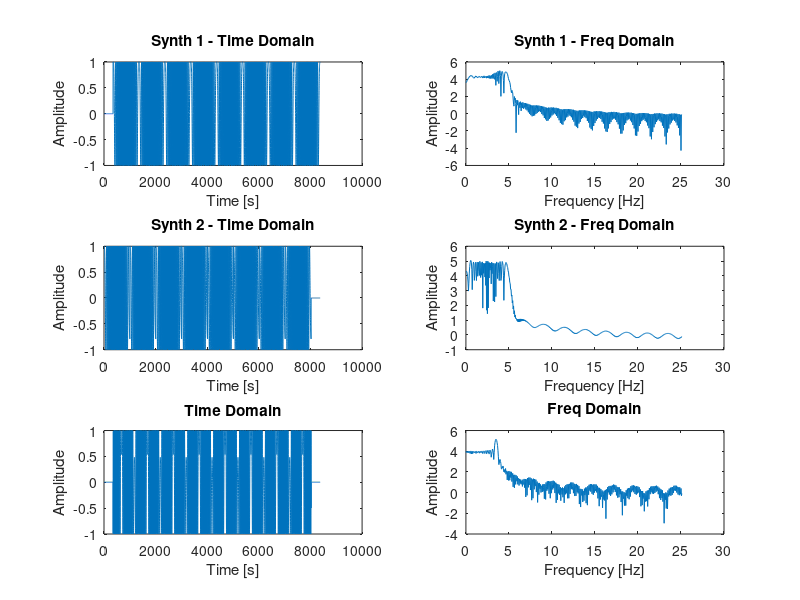
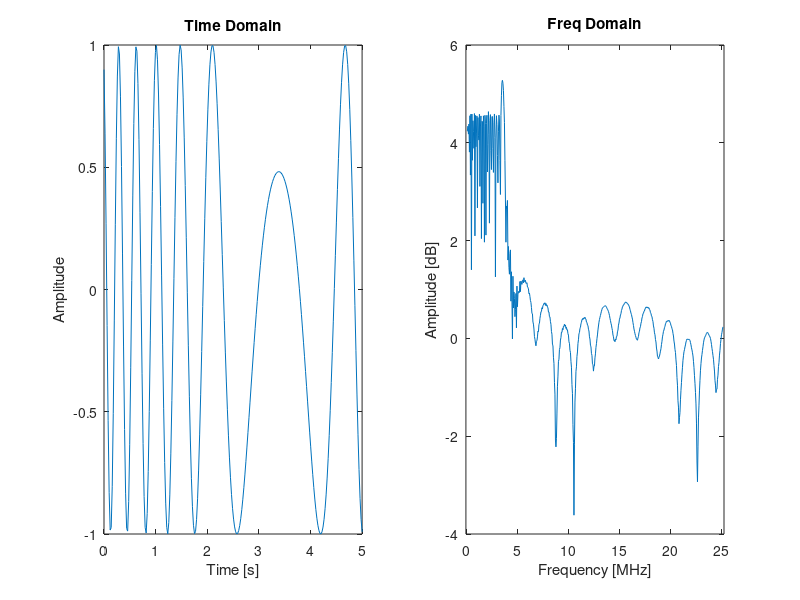
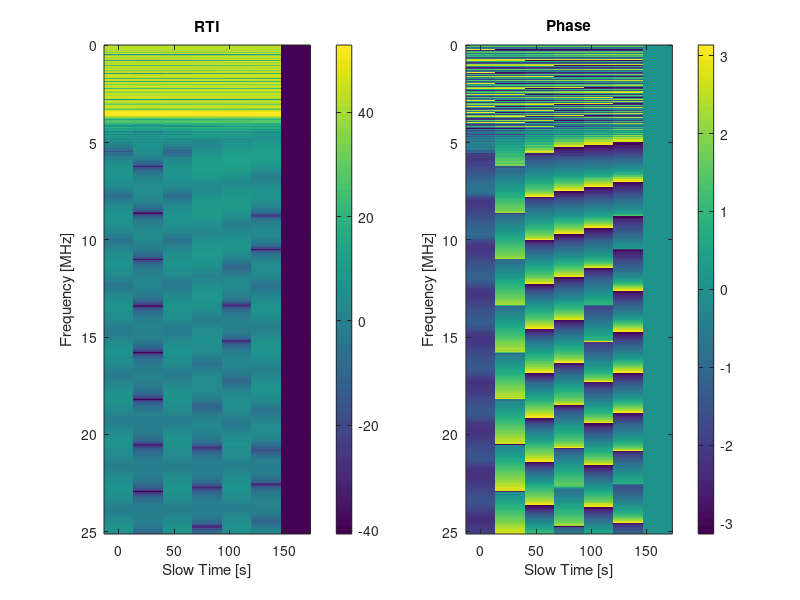

MATLAB code for these plots, in order:
%% Processing settings

is_windowing = 0;                   % enable tapering
is_sub = 0;                         % enable coherent subtraction
n_peek = 10;                        % number of profiles to view during processing

%% Simulation parameters

c = 299792458;                                   
Fc = 0;                   
Fo = 0.0198;                                        
phi = 0;                                           
B = 5;  

T_prop = 7;
T_up = 10;
T_down = 10;
T_ramp = T_up + T_down;

K_up = B/T_up;
K_down = B/T_down;

Fs = 10*(Fc + B + Fo);                               

n_ramps = 8;
ns_ramp = floor(Fs*T_ramp); 
ns_up = floor(Fs*T_up);
ns_down = ns_ramp - ns_up;
ns_prop = floor(Fs*T_prop);

ns_fft = 2^nextpow2(ns_ramp);
ns_dataset = ns_ramp*n_ramps;
ns_profile = ns_fft/2 + 1;

RTI = zeros(ns_profile, n_ramps - 1);

t_raw  = linspace(0, (ns_dataset - 1)/Fs, ns_dataset);
t_up   = linspace(0, (ns_up )/Fs, ns_up);
t_down = linspace((ns_down)/Fs, 0, ns_down);

t_beat = linspace(0, (ns_ramp - 1)/Fs, ns_ramp);
f_fft  = linspace(0, Fs/2, ns_profile); 

ramp_up = exp(2*pi*1i*(Fc*t_up + K_up/2*t_up.^2) + 1i*phi);
ramp_down = exp(2*pi*1i*(Fc*t_down - K_down/2*t_down.^2) + 1i*phi);

synth_1 = [ramp_up ramp_down];
synth_2 = synth_1.*exp(2*pi*1i*(Fo*t_beat));

synth_1 = [synth_1 synth_1];
synth_1 = [synth_1 synth_1];
synth_1 = [synth_1 synth_1];
synth_1 = [zeros(1, ns_prop) synth_1]; 

synth_2 = [synth_2 synth_2];
synth_2 = [synth_2 synth_2];
synth_2 = [synth_2 synth_2];
synth_2 = [synth_2 zeros(1, ns_prop)];

raw_data = conj(synth_1).*synth_2;

%% Per-pulse processing
for i = 1 : n_ramps
     
    start = floor(i*Fs*T_ramp);
    stop  = start + ns_ramp - 1;   
    
    if(stop > ns_dataset)
        continue;
    end;
    
    beat = raw_data(start : stop);          
  
    if(is_windowing)
        beat = beat.*hamming(ns_ramp)';
    end;
    
    chop_fft = fft(beat, ns_fft); 
    chop_profile = chop_fft(1 : ns_profile);
    
    RTI(:, i) = chop_profile;        
        
    figure(2);

    subplot(1,2,1);
    plot(t_beat, real(beat));
    title('Time Domain');
    xlabel('Time [s]');
    ylabel('Amplitude');
    xlim([0 5]);


    subplot(1,2,2);
    plot(f_fft, log(abs(chop_profile)));
    title('Freq Domain');
    xlabel('Frequency [MHz]');
    ylabel('Amplitude [dB]');
    %ylim([80 160]);  
    xlim([-0.1 (max(f_fft) + 0.1)]);

    pause;


end;

synth_1_profile = fft(synth_1, ns_fft);
synth_1_profile = synth_1_profile(1 : ns_profile);

synth_2_profile = fft(synth_2, ns_fft);
synth_2_profile = synth_2_profile(1 : ns_profile);

beat_profile = fft(raw_data, ns_fft);
beat_profile = beat_profile(1 : ns_profile);

figure(1);   
subplot(3, 2, 1);
plot(real(synth_1));
title('Synth 1 - Time Domain');
xlabel('Time [s]');
ylabel('Amplitude');

subplot(3, 2, 2);
plot(f_fft, log(abs(synth_1_profile)));
title('Synth 1 - Freq Domain');
xlabel('Frequency [Hz]');
ylabel('Amplitude');

subplot(3, 2, 3);
plot(real(synth_2));
title('Synth 2 - Time Domain');
xlabel('Time [s]');
ylabel('Amplitude');

subplot(3, 2, 4);
plot(f_fft, log(abs(synth_2_profile)));
title('Synth 2 - Freq Domain');
xlabel('Frequency [Hz]');
ylabel('Amplitude');

subplot(3, 2, 5);
plot(real(raw_data));
title('Time Domain');
xlabel('Time [s]');
ylabel('Amplitude');

subplot(3, 2, 6);
plot(f_fft, log(abs(beat_profile)));
title('Freq Domain');
xlabel('Frequency [Hz]');
ylabel('Amplitude');

figure(3);
subplot(1, 2, 1);
imagesc(t_raw, f_fft, 10*log(abs(RTI)));
title('RTI');
ylabel('Frequency [MHz]');
xlabel('Slow Time [s]');  
%ylim([1.89 1.91]);
%caxis([-50 100]);
colorbar;

subplot(1, 2, 2);
imagesc(t_raw, f_fft, angle(RTI));
title('Phase');
ylabel('Frequency [MHz]');
xlabel('Slow Time [s]');  
%ylim([1.89 1.91]);
colorbar;



